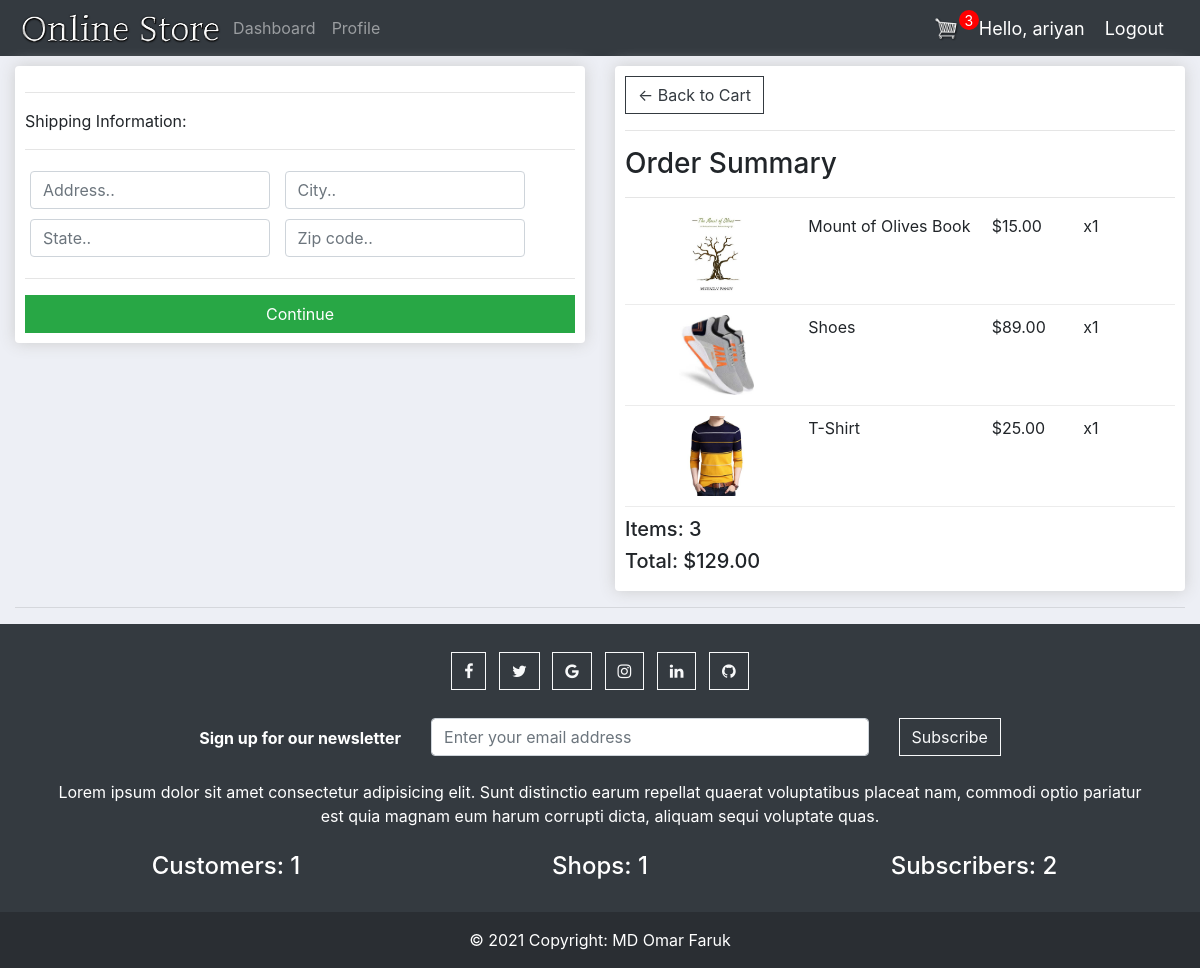
Screenshot of /checkout/ (signed in) with the database file from the repository.
### ecommerce_web/models.py (models this page shows, shortened)
class OrderItem(models.Model):
    STATUS = (
        ('Pending','Pending'),
        ('Out for delivery', 'Out for delivery'),
        ('Delivered','Delivered')
    )
    customer = models.ForeignKey(Customer, null=True, on_delete= models.SET_NULL)
    product = models.ForeignKey(Product, on_delete=models.SET_NULL, blank=True, null=True)
    order = models.ForeignKey(Order, on_delete=models.SET_NULL, blank=True, null=True)
    quantity = models.IntegerField(default=0,null=True,blank=True)
    date_added = models.DateTimeField(auto_now_add=True)
    status = models.CharField(default="Pending",max_length=200,blank=True, null=True,choices=STATUS)
    @property
    def get_total(self):
        total = self.product.price * self.quantity
        return total

### accounts/models.py (models this page shows, shortened)
class Product(models.Model):
    name = models.CharField(max_length=200, null=True)
    price = models.FloatField(null=True)
    category = models.ManyToManyField(Category)
    description = models.CharField(max_length=200, null=True,blank=True)
    date_created = models.DateTimeField(auto_now_add=True, null=True)
    tags = models.ManyToManyField(Tag)
    digital = models.BooleanField(default=False, null=True, blank=False)
    img = models.ImageField(default="product-pic.jpg",null = True,blank = True)

class Order(models.Model):
    customer = models.ForeignKey(Customer, null=True, on_delete= models.SET_NULL)
    complete = models.BooleanField(default=False)
    transaction_id = models.CharField(max_length=200, null=True)
    date_created = models.DateTimeField(auto_now_add=True, null=True)
    @property
    def shipping(self):
        shipping = False
        orderitems = self.orderitem_set.all()
        for i in orderitems:
            if i.product.digital == False:
                shipping = True
        return shipping
    @property
    def get_cart_total(self):
        orderitems = self.orderitem_set.all()
        total = sum([item.get_total for item in orderitems])
        return total
    @property
    def get_cart_items(self):
        orderitems = self.orderitem_set.all()
        total = sum([item.quantity for item in orderitems])
        return total

### accounts/decorators.py (the view)
        def wrapper_func(request, *args, **kwargs):
            group = None
            if request.user.groups.exists():
                group = request.user.groups.all()[0].name
            if group in allowed_roles:
                return view_func(request, *args, **kwargs)
            else:
                return HttpResponse('You are not authorized to this page')

### ecommerce_web/views.py (called while the page is built)
@login_required(login_url='login')
@allowed_users(allowed_roles=['customer'])
def checkout(request):
    shops = ShopOwner.objects.all().count()
    customers = Customer.objects.all().count()
    subscribers = Subscriber.objects.all()
    total_subscriber = subscribers.count()
    if request.user.is_authenticated:
        customer = request.user.customer
        order, created = Order.objects.get_or_create(customer=customer, complete=False)
        items = order.orderitem_set.all()
        cartItems = order.get_cart_items
    else:
        items = []
        order = {'get_cart_total':0, 'get_cart_items':0,'shipping':False}
    context = {'customers':customers,'shops':shops,'total_subscriber':total_subscriber,'items':items,'order':order,'cartItems':cartItems}
    return render(request, 'store/checkout.html',context)

### ecommerce_web/templates/store/checkout.html (shortened to what this page needs)
{% extends 'accounts/main.html' %}
{% load static %}
{% block content %}
<div class="row">
    <div class="col-lg-6">
        <div class="box-element" id="form-wrapper">
            <form id="form">
                <div id="shipping-info">
                    <hr>
                    <p>Shipping Information:</p>
                    <hr>
                    <div class="form-field">
                        <input class="form-control" type="text" name="address" placeholder="Address..">
                    </div>
                    <div class="form-field">
                        <input class="form-control" type="text" name="city" placeholder="City..">
                    </div>
                    <div class="form-field">
                        <input class="form-control" type="text" name="state" placeholder="State..">
                    </div>
                    <div class="form-field">
                        <input class="form-control" type="text" name="zipcode" placeholder="Zip code..">
                    </div>
                </div>
                <hr>
                <input id="form-button" class="btn btn-success btn-block" type="submit" value="Continue">
            </form>
        </div>
        <br>
    </div>
    <div class="col-lg-6">
        <div class="box-element">
            <a  class="btn btn-outline-dark" href="{% url 'cart' %}">&#x2190; Back to Cart</a>
            <hr>
            <h3>Order Summary</h3>
            <hr>
            {% for item in items %}
            <div class="cart-row">
                <div style="flex:2"><img class="row-image" src="{{item.product.img.url}}"></div>
                <div style="flex:2"><p>{{item.product.name}}</p></div>
                <div style="flex:1"><p>${{item.product.price|floatformat:2}}</p></div>
                <div style="flex:1"><p>x{{item.quantity}}</p></div>
            </div>
            {% endfor %}
            <h5>Items:   {{order.get_cart_items}}</h5>
            <h5>Total:   ${{order.get_cart_total|floatformat:2}}</h5>
        </div>
    </div>
</div>
{% endblock %}

### accounts/templates/accounts/navbar.html (shortened to what this page needs)
{% load static %}
<nav class="navbar navbar-expand-lg navbar-dark bg-dark">
    <img src="{% static 'images/logo.png'%}" alt="" height="40px">
    <div class="collapse navbar-collapse" id="navbarNav">
      <ul class="navbar-nav">
        {% if request.user.is_staff %}
        <li class="nav-item active">
          <a class="nav-link" href="{% url 'home' %}">Dashboard</a>
        </li>
        <li class="nav-item">
          <a class="nav-link" href="{% url 'products' %}">Products</a>
        </li>
        <li class="nav-item">
          <a class="nav-link" href="{% url 'account' %}">Profile</a>
        </li>
        {% else %}
        <li class="nav-item">
          <a class="nav-link" href="{% url 'user-page' %}">Dashboard</a>
        </li>
        <li class="nav-item">
          <a class="nav-link" href="{% url 'account' %}">Profile</a>
        </li>
        {% endif %}
      </ul>
    </div>
    <div class="form-inline my-2 my-lg-0">
      <a href="{% url 'cart' %}"><img src="{% static 'images/cart.png' %}" alt="" id="cart-icon"></a>
      <p id="cart-total">{{cartItems}}</p>
    </div>
    <span class="hello-msg">Hello, {{request.user}}</span>
    <span ><a class="hello-msg" href="{% url 'logout' %}">Logout</a></span>
  </nav>

### static/css/main.css (style rules this page uses)
body { background-color: #edeff5; }

### accounts/templates/accounts/navbar.html (style rules this page uses)
.hello-msg { font-size:18px; color:#fff; margin-right: 20px; }
#cart-icon { width: 25px; display: inline-block; margin-left: 15px; color: azure; }
#cart-total { display: block; text-align: center; color: #fff; background-color: red; width: 20px; height: 20px; border-radius: 50%; font-size: 14px; }

### ecommerce_web/templates/store/checkout.html (style rules this page uses)
.col-lg-4, .col-lg-6, .col-lg-8, .col-lg-12 { margin-top: 10px; }
.btn { border-radius: 0; }
.row-image { display: block; margin: auto; height: 80px; }
.form-field { width:250px; display: inline-block; padding: 5px; }
.cart-row { display: flex; align-items: flex-stretch; padding-bottom: 10px; margin-bottom: 10px; border-bottom: 1px solid #ececec; }
.box-element { box-shadow:hsl(0, 0%, 80%) 0 0 16px; background-color: #fff; border-radius: 4px; padding: 10px; }

### rows the page displays
OrderItem: product.img (picture), product.name "Mount of Olives Book", product.price "15.00", quantity "1"
OrderItem: product.img (picture), product.name "Shoes", product.price "89.00", quantity "1"
OrderItem: product.img (picture), product.name "T-Shirt", product.price "25.00", quantity "1"
Order: get_cart_items "3", get_cart_total "129.00"

### other values shown
{{ cartItems }} "3"
{{ request.user }} "ariyan"
{{ customers }} "1"
{{ shops }} "1"
{{ total_subscriber }} "2"
